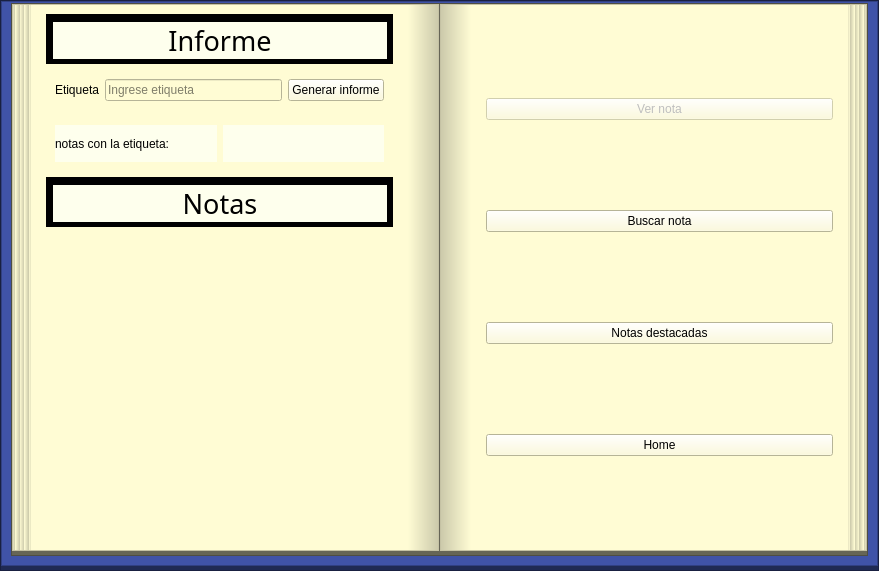
<?xml version="1.0" encoding="UTF-8"?>
<ui version="4.0">
 <class>WInforme_Etiqueta</class>
 <widget class="QWidget" name="WInforme_Etiqueta">
  <property name="geometry">
   <rect>
    <x>0</x>
    <y>0</y>
    <width>879</width>
    <height>571</height>
   </rect>
  </property>
  <property name="windowTitle">
   <string>Form</string>
  </property>
  <layout class="QVBoxLayout" name="verticalLayout">
   <property name="spacing">
    <number>0</number>
   </property>
   <property name="leftMargin">
    <number>0</number>
   </property>
   <property name="topMargin">
    <number>0</number>
   </property>
   <property name="rightMargin">
    <number>0</number>
   </property>
   <property name="bottomMargin">
    <number>0</number>
   </property>
   <item>
    <widget class="QFrame" name="frame">
     <property name="styleSheet">
      <string notr="true">background-color: rgb(32, 42, 84);</string>
     </property>
     <property name="frameShape">
      <enum>QFrame::StyledPanel</enum>
     </property>
     <property name="frameShadow">
      <enum>QFrame::Raised</enum>
     </property>
     <layout class="QVBoxLayout" name="verticalLayout_5">
      <property name="spacing">
       <number>0</number>
      </property>
      <property name="leftMargin">
       <number>0</number>
      </property>
      <property name="topMargin">
       <number>0</number>
      </property>
      <property name="rightMargin">
       <number>0</number>
      </property>
      <property name="bottomMargin">
       <number>4</number>
      </property>
      <item>
       <widget class="QFrame" name="frame_2">
        <property name="styleSheet">
         <string notr="true">background-color: rgb(64, 83, 168);</string>
        </property>
        <property name="frameShape">
         <enum>QFrame::StyledPanel</enum>
        </property>
        <property name="frameShadow">
         <enum>QFrame::Raised</enum>
        </property>
        <layout class="QVBoxLayout" name="verticalLayout_2">
         <property name="spacing">
          <number>2</number>
         </property>
         <property name="sizeConstraint">
          <enum>QLayout::SetNoConstraint</enum>
         </property>
         <property name="topMargin">
          <number>1</number>
         </property>
         <item>
          <widget class="QFrame" name="frame_16">
           <property name="styleSheet">
            <string notr="true">background-color: rgb(102, 101, 86);</string>
           </property>
           <property name="frameShape">
            <enum>QFrame::StyledPanel</enum>
           </property>
           <property name="frameShadow">
            <enum>QFrame::Plain</enum>
           </property>
           <layout class="QHBoxLayout" name="horizontalLayout_4">
            <property name="spacing">
             <number>1</number>
            </property>
            <property name="leftMargin">
             <number>0</number>
            </property>
            <property name="topMargin">
             <number>0</number>
            </property>
            <property name="rightMargin">
             <number>0</number>
            </property>
            <property name="bottomMargin">
             <number>4</number>
            </property>
            <item>
             <widget class="QFrame" name="frame_3">
              <property name="styleSheet">
               <string notr="true">background-color: rgb(255, 252, 212);</string>
              </property>
              <property name="frameShape">
               <enum>QFrame::StyledPanel</enum>
              </property>
              <property name="frameShadow">
               <enum>QFrame::Raised</enum>
              </property>
              <layout class="QHBoxLayout" name="horizontalLayout_3">
               <property name="leftMargin">
                <number>0</number>
               </property>
               <property name="topMargin">
                <number>0</number>
               </property>
               <property name="rightMargin">
                <number>0</number>
               </property>
               <property name="bottomMargin">
                <number>0</number>
               </property>
               <item>
                <widget class="QFrame" name="frame_11">
                 <property name="minimumSize">
                  <size>
                   <width>0</width>
                   <height>0</height>
                  </size>
                 </property>
                 <property name="styleSheet">
                  <string notr="true">background-color: qlineargradient(spread:repeat, x1:0.373051, y1:0.409, x2:0.624, y2:0.409, stop:0 rgba(255, 252, 212, 255), stop:1 rgba(204, 202, 171, 255));</string>
                 </property>
                 <property name="frameShape">
                  <enum>QFrame::NoFrame</enum>
                 </property>
                 <property name="frameShadow">
                  <enum>QFrame::Raised</enum>
                 </property>
                 <layout class="QVBoxLayout" name="verticalLayout_18"/>
                </widget>
               </item>
               <item>
                <widget class="QFrame" name="frame_5">
                 <property name="styleSheet">
                  <string notr="true">background-color: rgb(255, 252, 212);
</string>
                 </property>
                 <property name="frameShape">
                  <enum>QFrame::NoFrame</enum>
                 </property>
                 <property name="frameShadow">
                  <enum>QFrame::Raised</enum>
                 </property>
                 <layout class="QVBoxLayout" name="verticalLayout_9">
                  <item>
                   <widget class="QFrame" name="frame_7">
                    <property name="minimumSize">
                     <size>
                      <width>0</width>
                      <height>40</height>
                     </size>
                    </property>
                    <property name="styleSheet">
                     <string notr="true">background-color: rgb(0, 0, 0);</string>
                    </property>
                    <property name="frameShape">
                     <enum>QFrame::StyledPanel</enum>
                    </property>
                    <property name="frameShadow">
                     <enum>QFrame::Raised</enum>
                    </property>
                    <layout class="QVBoxLayout" name="verticalLayout_10">
                     <property name="spacing">
                      <number>5</number>
                     </property>
                     <property name="leftMargin">
                      <number>6</number>
                     </property>
                     <property name="topMargin">
                      <number>7</number>
                     </property>
                     <property name="rightMargin">
                      <number>5</number>
                     </property>
                     <property name="bottomMargin">
                      <number>4</number>
                     </property>
                     <item>
                      <widget class="QLabel" name="label">
                       <property name="font">
                        <font>
                         <family>Lucida Handwriting</family>
                         <pointsize>20</pointsize>
                         <weight>50</weight>
                         <italic>false</italic>
                         <bold>false</bold>
                        </font>
                       </property>
                       <property name="styleSheet">
                        <string notr="true">font: 20pt &quot;Lucida Handwriting&quot;;
background-color: rgb(254, 255, 237);</string>
                       </property>
                       <property name="text">
                        <string>Informe</string>
                       </property>
                       <property name="alignment">
                        <set>Qt::AlignCenter</set>
                       </property>
                      </widget>
                     </item>
                    </layout>
                   </widget>
                  </item>
                  <item>
                   <widget class="QFrame" name="frame_6">
                    <property name="frameShape">
                     <enum>QFrame::NoFrame</enum>
                    </property>
                    <property name="frameShadow">
                     <enum>QFrame::Raised</enum>
                    </property>
                    <layout class="QGridLayout" name="gridLayout">
                     <item row="0" column="1">
                      <widget class="QLineEdit" name="lineEditEtiqueta">
                       <property name="placeholderText">
                        <string>Ingrese etiqueta </string>
                       </property>
                      </widget>
                     </item>
                     <item row="0" column="2">
                      <widget class="QPushButton" name="pushButtonGenerarInforme">
                       <property name="text">
                        <string>Generar informe</string>
                       </property>
                      </widget>
                     </item>
                     <item row="0" column="0">
                      <widget class="QLabel" name="labelEtiqueta">
                       <property name="text">
                        <string>Etiqueta</string>
                       </property>
                      </widget>
                     </item>
                    </layout>
                   </widget>
                  </item>
                  <item>
                   <widget class="QFrame" name="frame_13">
                    <property name="frameShape">
                     <enum>QFrame::NoFrame</enum>
                    </property>
                    <property name="frameShadow">
                     <enum>QFrame::Raised</enum>
                    </property>
                    <layout class="QGridLayout" name="gridLayout_2">
                     <item row="3" column="1">
                      <widget class="QLabel" name="label_cantidad_notas_valor">
                       <property name="font">
                        <font>
                         <family>Lucida Handwriting</family>
                         <pointsize>20</pointsize>
                         <weight>50</weight>
                         <italic>false</italic>
                         <bold>false</bold>
                        </font>
                       </property>
                       <property name="styleSheet">
                        <string notr="true">font: 20pt &quot;Lucida Handwriting&quot;;
background-color: rgb(254, 255, 237);</string>
                       </property>
                       <property name="text">
                        <string/>
                       </property>
                       <property name="alignment">
                        <set>Qt::AlignCenter</set>
                       </property>
                      </widget>
                     </item>
                     <item row="3" column="0">
                      <widget class="QLabel" name="labeL_Cantidad_notas">
                       <property name="styleSheet">
                        <string notr="true">font: 12pt &quot;Lucida Handwriting&quot;;
background-color: rgb(254, 255, 237);</string>
                       </property>
                       <property name="text">
                        <string>notas con la etiqueta:</string>
                       </property>
                      </widget>
                     </item>
                    </layout>
                   </widget>
                  </item>
                  <item>
                   <widget class="QFrame" name="frame_8">
                    <property name="minimumSize">
                     <size>
                      <width>0</width>
                      <height>40</height>
                     </size>
                    </property>
                    <property name="styleSheet">
                     <string notr="true">background-color: rgb(0, 0, 0);</string>
                    </property>
                    <property name="frameShape">
                     <enum>QFrame::StyledPanel</enum>
                    </property>
                    <property name="frameShadow">
                     <enum>QFrame::Raised</enum>
                    </property>
                    <layout class="QVBoxLayout" name="verticalLayout_12">
                     <property name="spacing">
                      <number>5</number>
                     </property>
                     <property name="leftMargin">
                      <number>6</number>
                     </property>
                     <property name="topMargin">
                      <number>7</number>
                     </property>
                     <property name="rightMargin">
                      <number>5</number>
                     </property>
                     <property name="bottomMargin">
                      <number>4</number>
                     </property>
                     <item>
                      <widget class="QLabel" name="label_2">
                       <property name="font">
                        <font>
                         <family>Lucida Handwriting</family>
                         <pointsize>20</pointsize>
                         <weight>50</weight>
                         <italic>false</italic>
                         <bold>false</bold>
                        </font>
                       </property>
                       <property name="styleSheet">
                        <string notr="true">font: 20pt &quot;Lucida Handwriting&quot;;
background-color: rgb(254, 255, 237);</string>
                       </property>
                       <property name="text">
                        <string>Notas</string>
                       </property>
                       <property name="alignment">
                        <set>Qt::AlignCenter</set>
                       </property>
                      </widget>
                     </item>
                    </layout>
                   </widget>
                  </item>
                  <item>
                   <widget class="QListView" name="listViewNotas">
                    <property name="styleSheet">
                     <string notr="true">font: 12pt &quot;Lucida Handwriting&quot;;</string>
                    </property>
                    <property name="frameShape">
                     <enum>QFrame::NoFrame</enum>
                    </property>
                    <property name="frameShadow">
                     <enum>QFrame::Sunken</enum>
                    </property>
                    <property name="lineWidth">
                     <number>1</number>
                    </property>
                    <property name="viewMode">
                     <enum>QListView::IconMode</enum>
                    </property>
                    <property name="itemAlignment">
                     <set>Qt::AlignCenter</set>
                    </property>
                   </widget>
                  </item>
                 </layout>
                </widget>
               </item>
               <item>
                <widget class="QFrame" name="frame_15">
                 <property name="minimumSize">
                  <size>
                   <width>30</width>
                   <height>0</height>
                  </size>
                 </property>
                 <property name="styleSheet">
                  <string notr="true">background-color: qlineargradient(spread:pad, x1:0, y1:1, x2:1, y2:1, stop:0 rgba(255, 252, 212, 255), stop:1 rgba(204, 202, 171, 255));</string>
                 </property>
                 <property name="frameShape">
                  <enum>QFrame::NoFrame</enum>
                 </property>
                 <property name="frameShadow">
                  <enum>QFrame::Raised</enum>
                 </property>
                </widget>
               </item>
              </layout>
             </widget>
            </item>
            <item>
             <widget class="QFrame" name="frame_4">
              <property name="minimumSize">
               <size>
                <width>0</width>
                <height>0</height>
               </size>
              </property>
              <property name="styleSheet">
               <string notr="true">background-color: rgb(255, 252, 212);</string>
              </property>
              <property name="frameShape">
               <enum>QFrame::StyledPanel</enum>
              </property>
              <property name="frameShadow">
               <enum>QFrame::Raised</enum>
              </property>
              <property name="lineWidth">
               <number>0</number>
              </property>
              <layout class="QHBoxLayout" name="horizontalLayout_2">
               <property name="leftMargin">
                <number>0</number>
               </property>
               <property name="topMargin">
                <number>0</number>
               </property>
               <property name="rightMargin">
                <number>0</number>
               </property>
               <property name="bottomMargin">
                <number>0</number>
               </property>
               <item>
                <widget class="QFrame" name="frame_12">
                 <property name="sizePolicy">
                  <sizepolicy hsizetype="MinimumExpanding" vsizetype="Preferred">
                   <horstretch>0</horstretch>
                   <verstretch>0</verstretch>
                  </sizepolicy>
                 </property>
                 <property name="minimumSize">
                  <size>
                   <width>30</width>
                   <height>0</height>
                  </size>
                 </property>
                 <property name="maximumSize">
                  <size>
                   <width>0</width>
                   <height>16777215</height>
                  </size>
                 </property>
                 <property name="styleSheet">
                  <string notr="true">background-color: qlineargradient(spread:pad, x1:0, y1:1, x2:1, y2:1, stop:0 rgba(204, 202, 171, 255), stop:1 rgba(255, 252, 212, 255));</string>
                 </property>
                 <property name="frameShape">
                  <enum>QFrame::NoFrame</enum>
                 </property>
                 <property name="frameShadow">
                  <enum>QFrame::Raised</enum>
                 </property>
                </widget>
               </item>
               <item>
                <widget class="QFrame" name="frame_9">
                 <property name="sizePolicy">
                  <sizepolicy hsizetype="Expanding" vsizetype="Expanding">
                   <horstretch>0</horstretch>
                   <verstretch>0</verstretch>
                  </sizepolicy>
                 </property>
                 <property name="minimumSize">
                  <size>
                   <width>189</width>
                   <height>0</height>
                  </size>
                 </property>
                 <property name="styleSheet">
                  <string notr="true">background-color: rgb(255, 252, 212);</string>
                 </property>
                 <property name="frameShape">
                  <enum>QFrame::NoFrame</enum>
                 </property>
                 <property name="frameShadow">
                  <enum>QFrame::Raised</enum>
                 </property>
                 <layout class="QVBoxLayout" name="verticalLayout_11">
                  <item>
                   <widget class="QPushButton" name="pushButton_Ver_Nota">
                    <property name="enabled">
                     <bool>false</bool>
                    </property>
                    <property name="text">
                     <string>Ver nota</string>
                    </property>
                   </widget>
                  </item>
                  <item>
                   <widget class="QPushButton" name="pushButton_Buscar_Nota">
                    <property name="enabled">
                     <bool>true</bool>
                    </property>
                    <property name="text">
                     <string>Buscar nota</string>
                    </property>
                   </widget>
                  </item>
                  <item>
                   <widget class="QPushButton" name="pushButton_Notas_Destacadas_2">
                    <property name="enabled">
                     <bool>true</bool>
                    </property>
                    <property name="text">
                     <string>Notas destacadas</string>
                    </property>
                   </widget>
                  </item>
                  <item>
                   <widget class="QPushButton" name="pushButton_Home">
                    <property name="enabled">
                     <bool>true</bool>
                    </property>
                    <property name="text">
                     <string>Home</string>
                    </property>
                   </widget>
                  </item>
                 </layout>
                </widget>
               </item>
               <item>
                <widget class="QFrame" name="frame_10">
                 <property name="minimumSize">
                  <size>
                   <width>0</width>
                   <height>0</height>
                  </size>
                 </property>
                 <property name="styleSheet">
                  <string notr="true">background-color: rgb(255, 252, 212);
background-color: qlineargradient(spread:repeat, x1:0.373051, y1:0.409, x2:0.624, y2:0.409, stop:0 rgba(204, 202, 171, 255), stop:1 rgba(255, 252, 212, 255));</string>
                 </property>
                 <property name="frameShape">
                  <enum>QFrame::NoFrame</enum>
                 </property>
                 <property name="frameShadow">
                  <enum>QFrame::Raised</enum>
                 </property>
                 <layout class="QVBoxLayout" name="verticalLayout_3"/>
                </widget>
               </item>
              </layout>
             </widget>
            </item>
           </layout>
          </widget>
         </item>
        </layout>
       </widget>
      </item>
     </layout>
    </widget>
   </item>
  </layout>
 </widget>
 <resources/>
 <connections/>
</ui>
